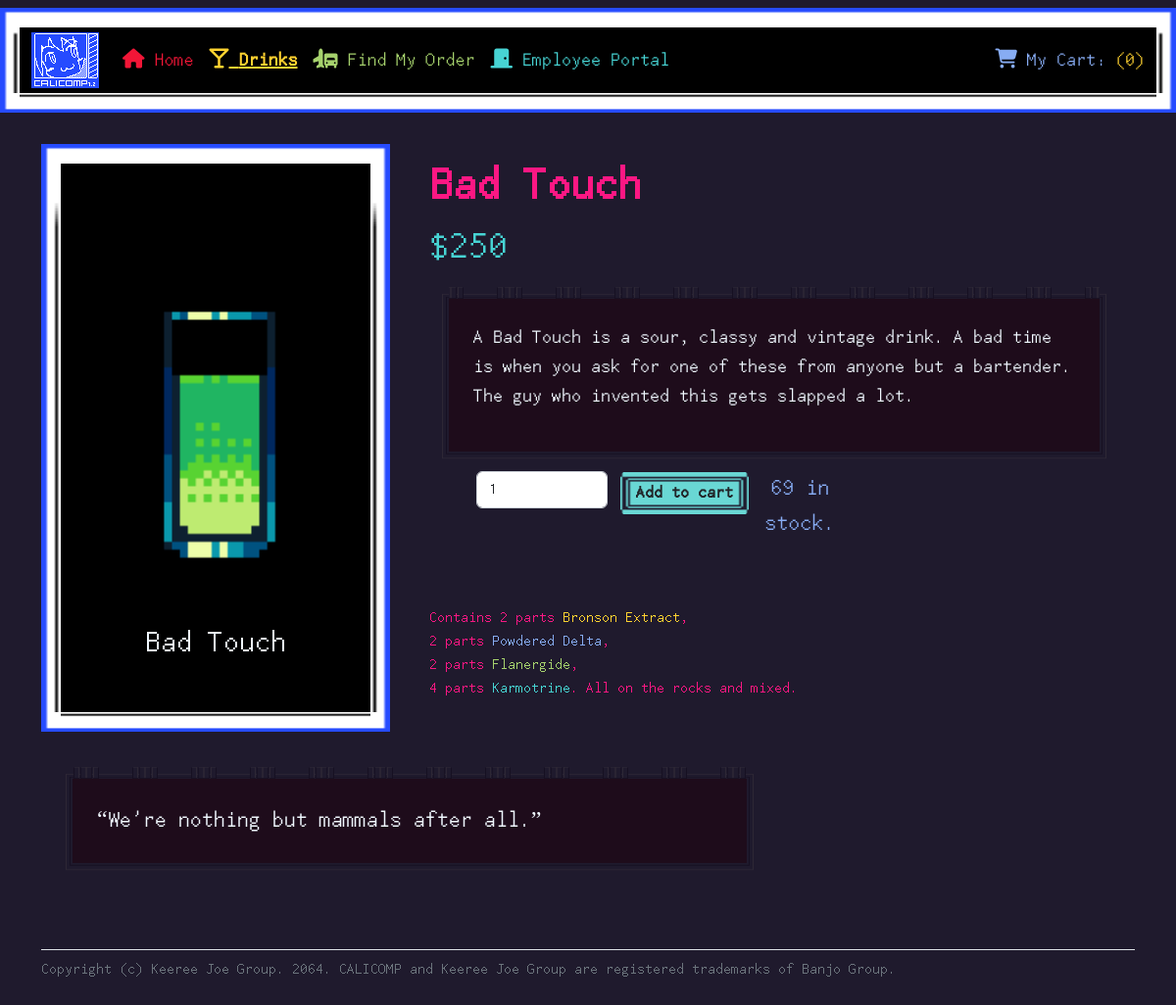
Before: /drinkProfile.php?Drink=Bad Touch with the older database file.
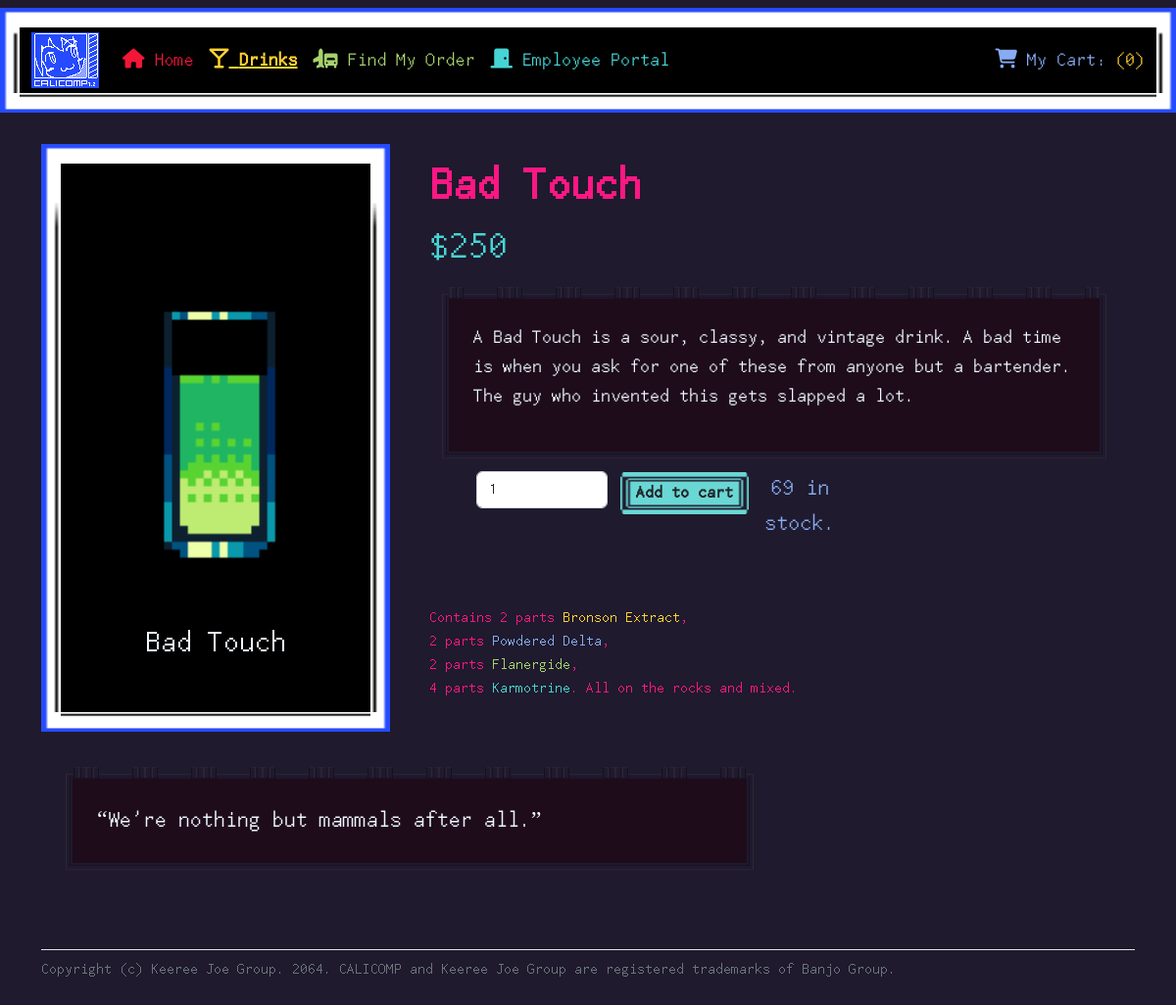
After: the same page with the newer database file.
### tables this page shows
CREATE TABLE `DRINKS`(
    `NAME`     VARCHAR(20)  PRIMARY KEY,
    `TYPE`     VARCHAR(20)  NOT NULL,
    `CATEGORY` VARCHAR(20)  NOT NULL,
    `FLAVOR`   VARCHAR(16)  NOT NULL,
    `PRICE`    SMALLINT  NOT NULL,
    `STOCK`    INT  DEFAULT 69,
    `DESC`     TEXT DEFAULT 'Collapse Fluid is the substance which fuels Collapse Technology. It is used in both Collapse and Reverse Collapse processes \nand is stored in crystalline capsule containers, which are highly volatile and must be handled carefully.',
    `QUOTE`    TEXT DEFAULT "How did you even get here? Is this my base layer?",
    `INGRED`   TEXT DEFAULT 'Contains %#% parts collapse fluid.<\p>'
);

### html/drinkProfile.php (the view, shortened to what this page needs)
<?php
require_once '../lib/drinksLib.php';
?>
<!DOCTYPE html>
<html lang="en">
<head>
  <link href="https://cdn.jsdelivr.net/npm/bootstrap@5.2.1/dist/css/bootstrap.min.css" rel="stylesheet"
>
  <link rel="stylesheet" href="https://cdnjs.cloudflare.com/ajax/libs/font-awesome/6.2.0/css/all.min.css"
/>
  <link rel="stylesheet" href="assets/stylesheet.css">
</head>
<body>
  <header>
    <nav class="navbar navbar-expand-lg navbar-dark">
      <div class="container-fluid" id="borderCALI">
        <a class="navbar-brand" href="index.php">
          <img src="assets/Logo.png" alt="CALICOMP" width="69" height="57">
        </a>
        <div class="collapse navbar-collapse" id="collapsibleNavId">
          <ul class="navbar-nav me-auto mt-2 mt-lg-0">
            <li class="nav-item">
              <a class="nav-link fs-5 Adelhyde" href="index.php">
              <i class="fas fa-home"></i> Home</a>
            </li>
            <li class="nav-item">
              <a class="nav-link fs-5 Bronson fw-bold text-decoration-underline" href="drinks.php">
              <i class="fas fa-glass-martini"></i> Drinks</a>
            </li>
            <li class="nav-item">
              <a class="nav-link fs-5 Flanergide" href="orderTrack.php">
              <i class="fas fa-truck-plane"></i> Find My Order</a>
            </li>
            <li class="nav-item">
              <a class="nav-link fs-5 Karmotrine" href="employee.php">
              <i class="fas fa-door-closed"></i> Employee Portal</a>
            </li>
          </ul>
          <a class="nav-link justify-content-end fs-5 Delta" href="cart.php">
            <i class="fas fa-shopping-cart"></i> My Cart:
            <?php
              $count = 0;
              echo "<span class=\"Bronson fw-2\">($count)</span>";
             ?>
          </a>
        </div>
      </div>
    </nav>
  </header>
  <?php
    if(!isset($_GET["Drink"]))
    {
        drinkERROR();
    }
    else
    {
        $name = str_replace('-', ' ', $_GET["Drink"]);
        $sql = <<<SQL
        SELECT *
            FROM DRINKS
            WHERE NAME = ?;
        SQL;
        try
        {
            $prepared = $pdo->prepare($sql);
        }
        catch(PDOException $e)
        {
          echo "Prepare Failure: " . $e->getMessage();
        }
        try
        {
            $result = $prepared->execute(array($name));
        }
        catch(PDOException $e)
        {
            echo "Execute Failure: " . $e->getMessage();
        }
        if(!$result) { die("Error in query."); }
        else
        {
            $rows = $prepared->fetchAll(PDO::FETCH_ASSOC);
            if(empty($rows)) { drinkERROR(); }
            else
            {
                foreach($rows as $row)
                {
                    $filename = str_replace(' ', '', $row['NAME']) . ".png";
                }
            }
        }
    }
  ?>
  <main>
    <div class="container py-4">
      <div class="row align-items-md-stretch">
        <div class="col-md-4">
          <div class="h-100 d-flex justify-content-center flex-column" id="borderCALI">
            <?php
                echo "<img class=\"img-fluid\" src=\"assets/drinks/$filename\" alt=\"{$row['NAME']}\">";
                echo "<h2 class=\"text-center\">{$row['NAME']}</h2>";
            ?>
          </div>
        </div>
        <div class="col-md-8">
          <div class="h-50 p-3">
            <?php
                echo "<h1 class=\"display-5 fw-bold Stella\">{$row['NAME']}</h1>";
                echo "<p class=\"h1 Karmotrine\">\${$row['PRICE']}</p>";
                echo"<div id=\"borderIMG\"><p class=\"fs-5\">{$row['DESC']}</p></div>";
            ?>
            <form class="row px-5" action="cartAdd.php" method="POST" validate>
              <div class="col-3">
                <input class="form-control" min="1" max="<?php echo $row['STOCK']; ?>"  type="number" placeholder="Enter Quantity" value=1 name="QTY" required>
              </div>
              <div class="col-2 p-0 text-center">
                <button class="btn btn-lg btn-val fw-bold" style="white-space:nowrap;" type="Submit">Add to cart</button>
              </div>
              <div class="col-3 text-center">
                <p class="Delta fs-4"><?php echo $row['STOCK']; ?> in stock.</p>
              </div>
            </form>
            <div style="height: 50px;"></div>
            <div class="Stella">
              <?php echo "<p>", $row['INGRED'], "</p>"; ?>
            </div>
          </div>
        </div>
      </div>
      <div class="py-1">
        <div class="container-fluid py-4">
          <p class="col-md-8 fs-4" id="borderIMG">&ldquo;<?php echo $row['QUOTE']; ?>&rdquo;</p>
        </div>
      </div>
      <footer class="pt-2 mt-4 text-muted border-top">
        Copyright (c) Keeree Joe Group. 2064.
        CALICOMP and Keeree Joe Group are registered trademarks of Banjo Group.
      </footer>
    </div>
  </main>
</body>
</html>

### html/assets/stylesheet.css (style rules this page uses)
body { font-family: "CyberpunkWaifus", serif; background-color: #1F1A2D; --bs-nav-link-color: #fc1783!important; }
#borderIMG { border: 45px solid transparent; border-image-slice:28 20 22 20; border-image-width:20px 20px 20px 20px; border-image-outset:0px 0px 0px 0px; border-image-repeat:repeat; border-image-source: url(borderIMG.png); background-color: #1e0c1b; color: aliceblue; }
#borderCALI { border: 20px solid transparent; border-image-slice:9 7 11 7; border-image-width:20px 20px 20px 20px; border-image-outset:0px 0px 0px 0px; border-image-repeat:stretch; border-image-source: url(borderCALI.png); background-color: black; color: aliceblue; }
.btn-val { font-size: large; background-image: url(Button.png); background-repeat: no-repeat; background-size: 100% 100%; }
.Adelhyde { color:#f21637; }
.Delta { color:#87acf3; }
.Bronson { color:#ffd230; }
.Flanergide { color:#a6d26d; }
.Karmotrine { color:#47d4d4; }
.Stella { color:#fc1783; }

Changed rows visible on the page:
changed drinks "Bad Touch": DESC "…Touch is a sour, classy and vintage drink. A…" → "…Touch is a sour, classy, and vintage drink. A…"
